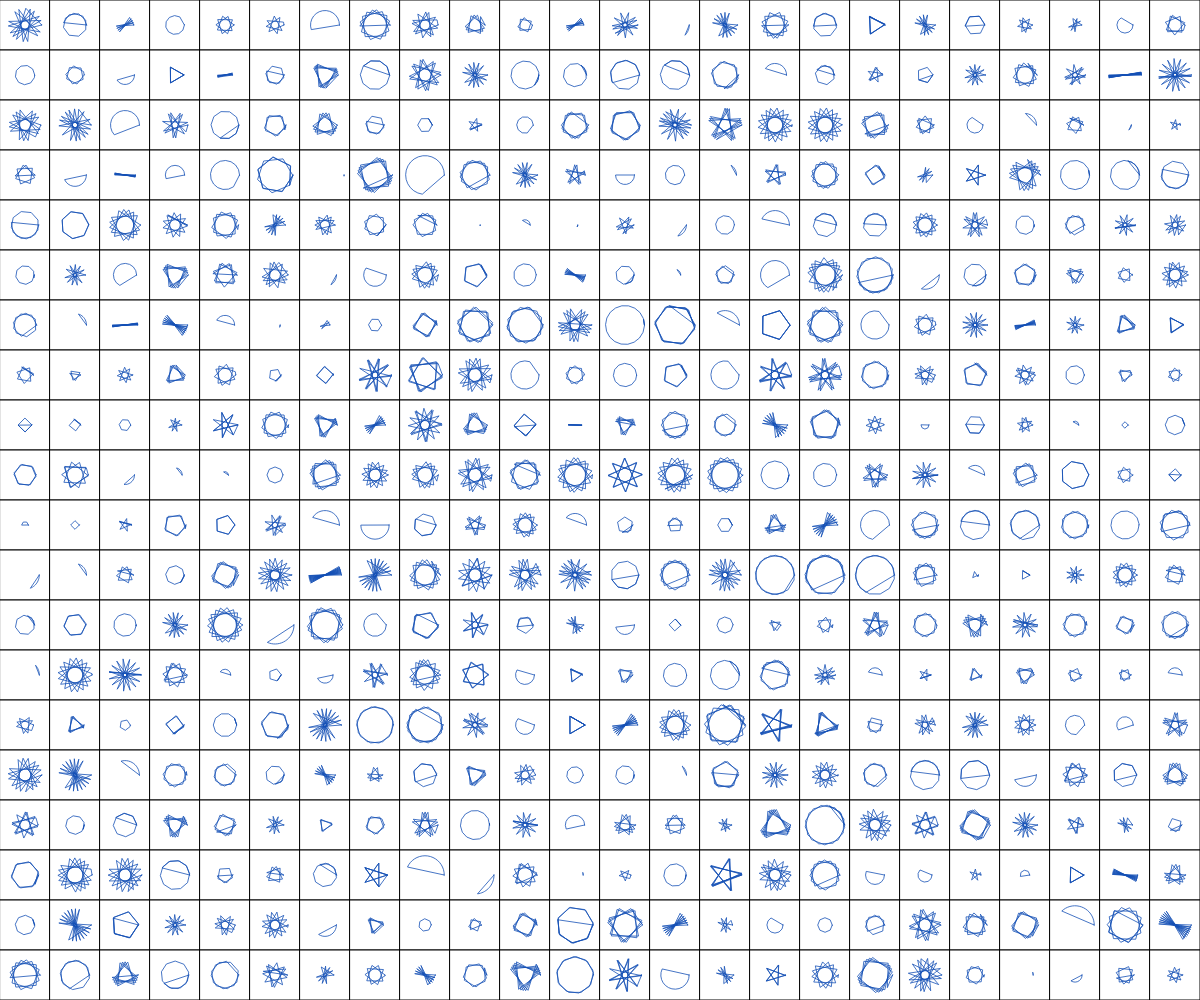
Frame 1 (no input)
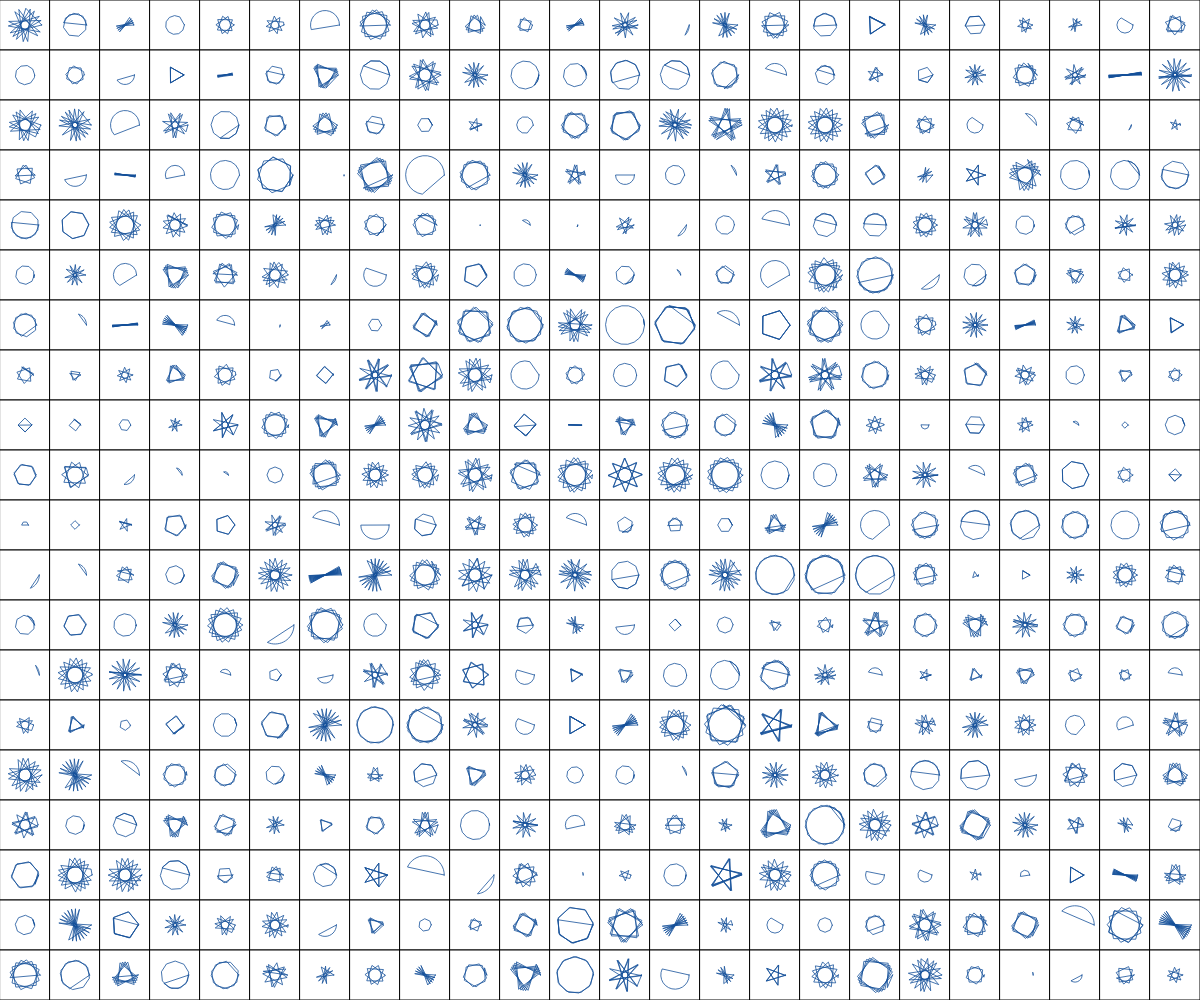
Frame 60 (no input)
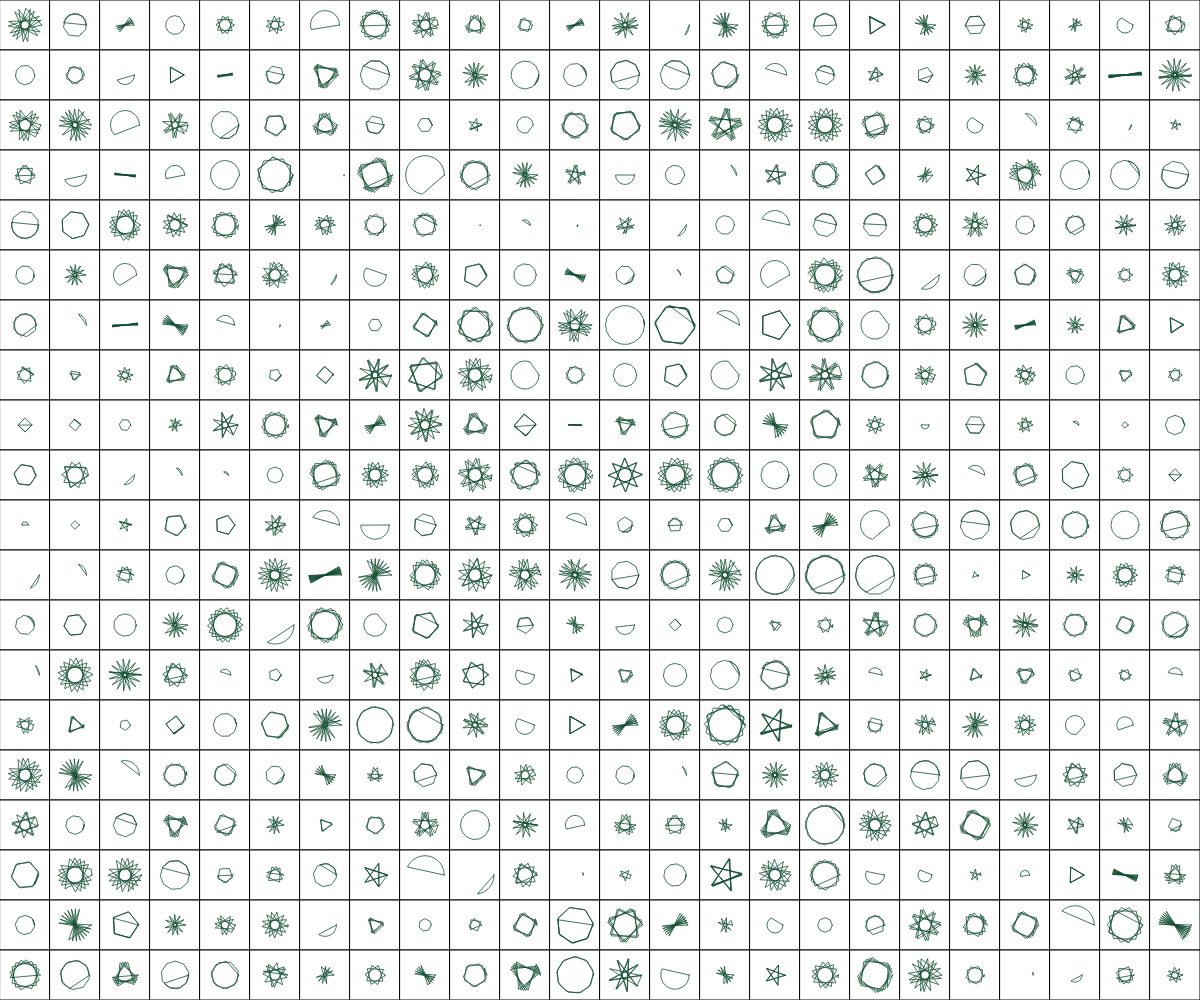
Frame 120 (the mouse pressed at the canvas centre since frame 60)

The p5.js sketch that drew these frames (run headless with seeded random() and noise() and a simulated clock; from frame 60 on, the mouse is pressed at the canvas centre):

// p5.js sketch
// ── sketch.js

function setup() {
    createCanvas(windowWidth,windowHeight);
}

function draw() {
    background(0);
    let t=0;
    let length = 50;;
    let color = random(255);
    for(let y=0;y<innerHeight;y+=length){
        for(let x=0;x<width;x+=length){
            // rotate(frameCount/6);
            rect(x,y,length,length);
            push();
            translate(x+length/2,y+length/2);
            stroke(20,80,color,200);
            shape(25*noise(t),25*noise(t));
            pop();
            t+=.3;
        }
    }

}

function shape(length,num){
    noFill();
    beginShape();
    for(let i =0;i<359;i+=360/num){
     var x = length* cos(i);
     var y = length* sin(i);
     vertex(x,y); 
    }
    endShape(CLOSE);
  }
  function curvedShape(length,num){
    noFill();
    beginShape();
    for(let i =0;i<360;i+=360/num){
     var x = length* tan(i);
     var y = length* tan(i);
     curveVertex(x,y); 
    }
    endShape(CLOSE);
  }
